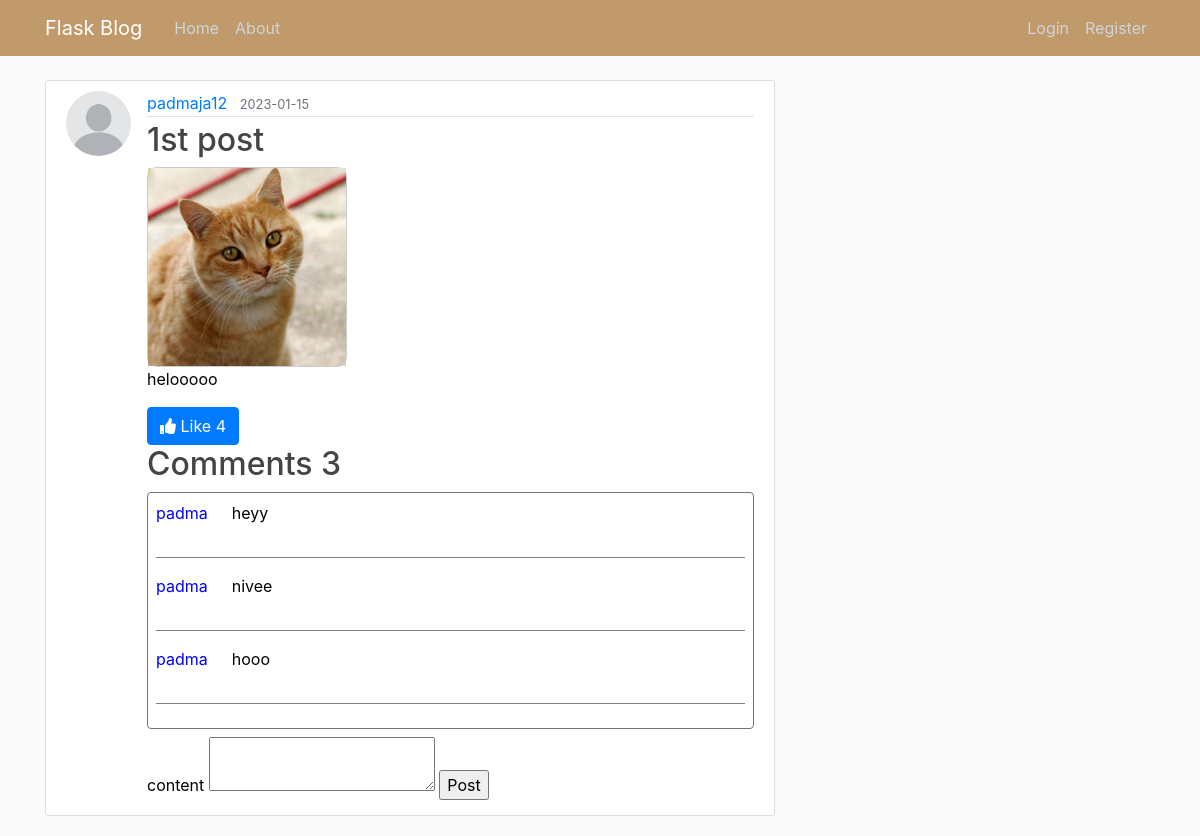
/post/1, run on the app's committed database.
### flaskblog/models.py (models this page shows, shortened)
class User(db.Model, UserMixin):
    id = db.Column(db.Integer, primary_key=True)
    username = db.Column(db.String(20), unique=True, nullable=False)
    email = db.Column(db.String(120), unique=False, nullable=False)
    image_file = db.Column(db.String(20), nullable=False, default='default.jpg')
    password = db.Column(db.String(60), nullable=False)
    posts = db.relationship('Post',lazy=True)
    followed = db.relationship('Follow', foreign_keys=[Follow.follower_id],backref=db.backref('follower', lazy='joined'), lazy='dynamic',cascade='all, delete-orphan')
    followers = db.relationship('Follow', foreign_keys=[Follow.followed_id],backref=db.backref('followed', lazy='joined'), lazy='dynamic',cascade='all, delete-orphan')
    num_followers = db.Column(db.Integer, default=0)
    num_following = db.Column(db.Integer, default=0)
    created_posts = db.relationship('Post', backref='author', lazy=True,overlaps='posts')

class Post(db.Model):
    id = db.Column(db.Integer, primary_key=True)
    title = db.Column(db.String(100), nullable=False)
    date_posted = db.Column(db.DateTime, nullable=False, default=datetime.utcnow)
    content = db.Column(db.Text, nullable=False)
    user_id = db.Column(db.Integer, db.ForeignKey('user.id'), nullable=False)
    image_file = db.Column(db.String(20), nullable=False, default='default.jpg')
    likes = db.Column(db.Integer, default=0, nullable=False)
    comments = db.relationship('Comment', backref='post', lazy=True)
    user = db.relationship('User', lazy=True)

class Comment(db.Model):
    id = db.Column(db.Integer, primary_key=True)
    content = db.Column(db.Text, nullable=False)
    user_id = db.Column(db.Integer, db.ForeignKey('user.id'), nullable=False)
    post_id = db.Column(db.Integer, db.ForeignKey('post.id'), nullable=False)
    user = db.relationship('User', backref='comments')

### flaskblog/routes.py (the view)
@app.route("/post/<int:post_id>")
def post(post_id):
    form=PostForm()
    post = Post.query.get_or_404(post_id)
    return render_template('post.html', title=post.title, post=post,form=form)

### flaskblog/forms.py
class PostForm(FlaskForm):
    title = StringField('Title', validators=[DataRequired()])
    picture = FileField(validators=[FileAllowed(['jpg', 'png'])])
    content = TextAreaField('content', validators=[DataRequired()])
    submit = SubmitField('Post')

### flaskblog/templates/post.html (shortened to what this page needs)
{% extends "layout.html" %}
{% block content %}
  <article class="media content-section">
    <img class="rounded-circle article-img" src="{{ url_for('static', filename='profile_pics/' + post.author.image_file) }}">
    <div class="media-body">
      <div class="article-metadata">
        <a class="mr-2" href="#">{{ post.author.username }}</a>
        <small class="text-muted">{{ post.date_posted.strftime('%Y-%m-%d') }}</small>
      </div>
      <h2 class="article-title">{{ post.title }}</h2>
      <div class="post-image-square">
                <img src="{{ url_for('static', filename='post_images/' + post.image_file) }}">
            </div>
      <p class="article-content">{{ post.content }}</p>
      <form action="{{ url_for('like_post', post_id=post.id) }}" method="post">
    <button type="submit" class="btn btn-primary">
        <i class="fas fa-thumbs-up"></i> Like {{ post.likes }}
    </button>
</form>
    <h2>Comments {{ post.comments |length }}</h2>
    <div class="border border-secondary rounded p-2 my-2">
      {% for comment in post.comments %}
         <div class="d-flex">
             <p class="text user-name mr-2">{{ comment.user.username }}</p>
             <p class="content-text pl-3">{{ comment.content }}</p>
          </div>
          <hr>
      {% endfor %}
    </div>
    <form action="{{ url_for('comment_post', post_id=post.id) }}" method="post">
        {{ form.content.label }} {{ form.content() }}
        {{ form.submit() }}
    </form>
    </div>
  </article>
{% endblock content %}

### flaskblog/static/main.css (style rules this page uses)
body { background: #fafafa; color: #000000; margin-top: 5rem; }
h1, h2, h3, h4, h5, h6 { color: #444444; }
.content-section { background: #ffffff; padding: 10px 20px; border: 1px solid #dddddd; border-radius: 3px; margin-bottom: 20px; }
.article-title { color: #444444; }
.article-content { white-space: pre-line; }
.article-img { height: 65px; width: 65px; margin-right: 16px; }
.article-metadata { padding-bottom: 1px; margin-bottom: 4px; border-bottom: 1px solid #e3e3e3 }
.post-image-square { width: 200px; height: 200px; object-fit: cover; border-radius: 10px; border: 1px solid #ccc; }
img { max-width: 100%; max-height: 300px; }
.user-name { color: blue ; }
.content-text { color: black; }
hr { width: 100%; color: gray; border-top: 1px solid gray; }

### data on the page
User: image_file (placeholder picture), author.username "padmaja12"
Post: date_posted "2023-01-15", title "1st post", image_file (placeholder picture), content "helooooo", likes "4"
Comment: user.username "padma", content "heyy"
Comment: user.username "padma", content "nivee"
Comment: user.username "padma", content "hooo"

### other printed values
{{ post.comments |length }} "3"
